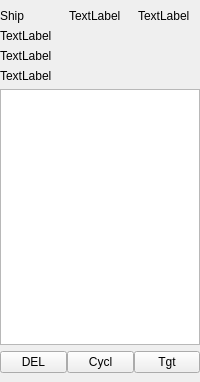
<?xml version="1.0" encoding="UTF-8"?>
<ui version="4.0">
 <class>StackedWidget</class>
 <widget class="QStackedWidget" name="StackedWidget">
  <property name="enabled">
   <bool>true</bool>
  </property>
  <property name="geometry">
   <rect>
    <x>0</x>
    <y>0</y>
    <width>200</width>
    <height>382</height>
   </rect>
  </property>
  <property name="sizePolicy">
   <sizepolicy hsizetype="Fixed" vsizetype="Preferred">
    <horstretch>0</horstretch>
    <verstretch>0</verstretch>
   </sizepolicy>
  </property>
  <property name="minimumSize">
   <size>
    <width>200</width>
    <height>0</height>
   </size>
  </property>
  <property name="maximumSize">
   <size>
    <width>200</width>
    <height>16777215</height>
   </size>
  </property>
  <property name="baseSize">
   <size>
    <width>200</width>
    <height>0</height>
   </size>
  </property>
  <property name="windowTitle">
   <string>StackedWidget</string>
  </property>
  <property name="currentIndex">
   <number>5</number>
  </property>
  <widget class="QWidget" name="pageReallyNothing"/>
  <widget class="QWidget" name="pageWater">
   <layout class="QVBoxLayout" name="verticalLayout_3">
    <property name="spacing">
     <number>0</number>
    </property>
    <property name="leftMargin">
     <number>0</number>
    </property>
    <property name="topMargin">
     <number>0</number>
    </property>
    <property name="rightMargin">
     <number>0</number>
    </property>
    <property name="bottomMargin">
     <number>0</number>
    </property>
    <item>
     <widget class="QLabel" name="label">
      <property name="text">
       <string>Water</string>
      </property>
     </widget>
    </item>
    <item>
     <spacer name="verticalSpacer">
      <property name="orientation">
       <enum>Qt::Vertical</enum>
      </property>
      <property name="sizeHint" stdset="0">
       <size>
        <width>20</width>
        <height>40</height>
       </size>
      </property>
     </spacer>
    </item>
   </layout>
  </widget>
  <widget class="QWidget" name="pageIsle">
   <layout class="QGridLayout" name="gridLayout">
    <property name="leftMargin">
     <number>0</number>
    </property>
    <property name="topMargin">
     <number>0</number>
    </property>
    <property name="rightMargin">
     <number>0</number>
    </property>
    <property name="bottomMargin">
     <number>0</number>
    </property>
    <property name="spacing">
     <number>0</number>
    </property>
    <item row="4" column="0">
     <spacer name="verticalSpacer_2">
      <property name="orientation">
       <enum>Qt::Vertical</enum>
      </property>
      <property name="sizeHint" stdset="0">
       <size>
        <width>20</width>
        <height>40</height>
       </size>
      </property>
     </spacer>
    </item>
    <item row="0" column="0">
     <widget class="QLabel" name="label_2">
      <property name="text">
       <string>Isle</string>
      </property>
     </widget>
    </item>
    <item row="0" column="2">
     <widget class="QLabel" name="labelIsleColor">
      <property name="text">
       <string>TextLabel</string>
      </property>
     </widget>
    </item>
    <item row="1" column="0">
     <widget class="QLabel" name="label_3">
      <property name="text">
       <string>ID</string>
      </property>
     </widget>
    </item>
    <item row="1" column="2">
     <widget class="QLabel" name="labelIsleId">
      <property name="text">
       <string>000</string>
      </property>
     </widget>
    </item>
    <item row="2" column="0" colspan="2">
     <widget class="QLabel" name="labelIslePopulation">
      <property name="text">
       <string>TextLabel</string>
      </property>
     </widget>
    </item>
    <item row="3" column="0" colspan="2">
     <widget class="QLabel" name="labelIsleTechnology">
      <property name="text">
       <string>TextLabel</string>
      </property>
     </widget>
    </item>
   </layout>
  </widget>
  <widget class="QWidget" name="pageHumanIsle">
   <layout class="QGridLayout" name="gridLayout_2">
    <property name="leftMargin">
     <number>0</number>
    </property>
    <property name="topMargin">
     <number>0</number>
    </property>
    <property name="rightMargin">
     <number>0</number>
    </property>
    <property name="bottomMargin">
     <number>0</number>
    </property>
    <property name="horizontalSpacing">
     <number>0</number>
    </property>
    <property name="verticalSpacing">
     <number>2</number>
    </property>
    <item row="5" column="0" colspan="3">
     <widget class="QWidget" name="widget" native="true">
      <property name="minimumSize">
       <size>
        <width>0</width>
        <height>30</height>
       </size>
      </property>
      <layout class="QVBoxLayout" name="verticalLayout">
       <property name="spacing">
        <number>0</number>
       </property>
       <property name="leftMargin">
        <number>0</number>
       </property>
       <property name="topMargin">
        <number>0</number>
       </property>
       <property name="rightMargin">
        <number>0</number>
       </property>
       <property name="bottomMargin">
        <number>0</number>
       </property>
       <item>
        <widget class="QTabWidget" name="tabWidget">
         <property name="currentIndex">
          <number>0</number>
         </property>
         <widget class="QWidget" name="pinfo">
          <attribute name="title">
           <string>Isle</string>
          </attribute>
          <layout class="QVBoxLayout" name="verticalLayout_2">
           <item>
            <widget class="QLabel" name="labelHumanIslePopulation">
             <property name="text">
              <string>TextLabel</string>
             </property>
            </widget>
           </item>
           <item>
            <widget class="QLabel" name="labelHumanIsleTechnology">
             <property name="text">
              <string>TextLabel</string>
             </property>
            </widget>
           </item>
           <item>
            <widget class="QWidget" name="widget_2" native="true">
             <layout class="QGridLayout" name="gridLayout_6">
              <property name="leftMargin">
               <number>0</number>
              </property>
              <property name="rightMargin">
               <number>0</number>
              </property>
              <property name="spacing">
               <number>2</number>
              </property>
              <item row="0" column="1">
               <widget class="QPushButton" name="pbSetDefaultTarget">
                <property name="text">
                 <string>Set Tgt</string>
                </property>
               </widget>
              </item>
              <item row="0" column="2">
               <widget class="QPushButton" name="pbClearDefaultTarget">
                <property name="text">
                 <string>Clear Tgt</string>
                </property>
               </widget>
              </item>
              <item row="0" column="0">
               <widget class="QLabel" name="label_9">
                <property name="text">
                 <string>Target:</string>
                </property>
               </widget>
              </item>
              <item row="1" column="0" colspan="3">
               <widget class="QLabel" name="labelHumanIsleDefaultTarget">
                <property name="text">
                 <string>TextLabel</string>
                </property>
               </widget>
              </item>
             </layout>
            </widget>
           </item>
           <item>
            <widget class="QWidget" name="widget_4" native="true">
             <layout class="QGridLayout" name="gridLayout_8">
              <property name="leftMargin">
               <number>0</number>
              </property>
              <property name="rightMargin">
               <number>0</number>
              </property>
              <property name="spacing">
               <number>2</number>
              </property>
              <item row="0" column="0">
               <widget class="QLabel" name="label_5">
                <property name="sizePolicy">
                 <sizepolicy hsizetype="Maximum" vsizetype="Preferred">
                  <horstretch>0</horstretch>
                  <verstretch>0</verstretch>
                 </sizepolicy>
                </property>
                <property name="text">
                 <string>Ship Type</string>
                </property>
               </widget>
              </item>
              <item row="0" column="1">
               <widget class="QComboBox" name="cbHumanIsleShiptype">
                <item>
                 <property name="text">
                  <string>Battleship</string>
                 </property>
                </item>
                <item>
                 <property name="text">
                  <string>Courier</string>
                 </property>
                </item>
                <item>
                 <property name="text">
                  <string>Colony Ship</string>
                 </property>
                </item>
                <item>
                 <property name="text">
                  <string>Fleet</string>
                 </property>
                </item>
               </widget>
              </item>
              <item row="1" column="0" colspan="2">
               <widget class="QLabel" name="labelHumanIsleBuildlevel">
                <property name="text">
                 <string>TextLabel</string>
                </property>
               </widget>
              </item>
             </layout>
            </widget>
           </item>
           <item>
            <spacer name="verticalSpacer_5">
             <property name="orientation">
              <enum>Qt::Vertical</enum>
             </property>
             <property name="sizeHint" stdset="0">
              <size>
               <width>20</width>
               <height>40</height>
              </size>
             </property>
            </spacer>
           </item>
          </layout>
         </widget>
         <widget class="QWidget" name="pship">
          <attribute name="title">
           <string>Ships</string>
          </attribute>
          <layout class="QGridLayout" name="gridLayout_5">
           <property name="leftMargin">
            <number>0</number>
           </property>
           <property name="topMargin">
            <number>0</number>
           </property>
           <property name="rightMargin">
            <number>0</number>
           </property>
           <property name="bottomMargin">
            <number>0</number>
           </property>
           <property name="spacing">
            <number>0</number>
           </property>
           <item row="1" column="1">
            <widget class="QPushButton" name="pbPatrol">
             <property name="text">
              <string>PAT</string>
             </property>
            </widget>
           </item>
           <item row="1" column="0">
            <widget class="QPushButton" name="pbDelete">
             <property name="text">
              <string>DEL</string>
             </property>
            </widget>
           </item>
           <item row="1" column="2">
            <widget class="QPushButton" name="pbTarget">
             <property name="text">
              <string>TGT</string>
             </property>
            </widget>
           </item>
           <item row="0" column="0" colspan="3">
            <widget class="QTableWidget" name="tableWidget">
             <property name="dragDropOverwriteMode">
              <bool>false</bool>
             </property>
             <property name="selectionMode">
              <enum>QAbstractItemView::SingleSelection</enum>
             </property>
             <property name="selectionBehavior">
              <enum>QAbstractItemView::SelectRows</enum>
             </property>
             <property name="showGrid">
              <bool>false</bool>
             </property>
             <property name="gridStyle">
              <enum>Qt::NoPen</enum>
             </property>
             <attribute name="horizontalHeaderVisible">
              <bool>false</bool>
             </attribute>
             <attribute name="verticalHeaderVisible">
              <bool>false</bool>
             </attribute>
            </widget>
           </item>
          </layout>
         </widget>
        </widget>
       </item>
      </layout>
     </widget>
    </item>
    <item row="0" column="2" colspan="2">
     <widget class="QLabel" name="labelHumanIsleColor">
      <property name="text">
       <string>TextLabel</string>
      </property>
     </widget>
    </item>
    <item row="0" column="0">
     <widget class="QLabel" name="label_6">
      <property name="text">
       <string>Isle</string>
      </property>
     </widget>
    </item>
    <item row="1" column="2">
     <widget class="QLabel" name="labelHumanIsleId">
      <property name="text">
       <string>000</string>
      </property>
     </widget>
    </item>
    <item row="1" column="0">
     <widget class="QLabel" name="label_8">
      <property name="text">
       <string>ID</string>
      </property>
     </widget>
    </item>
   </layout>
  </widget>
  <widget class="QWidget" name="pageShip">
   <property name="maximumSize">
    <size>
     <width>16777211</width>
     <height>16777215</height>
    </size>
   </property>
   <layout class="QGridLayout" name="gridLayout_3">
    <item row="2" column="1" colspan="2">
     <widget class="QLabel" name="labelShipTechnology">
      <property name="text">
       <string>TextLabel</string>
      </property>
     </widget>
    </item>
    <item row="0" column="1">
     <widget class="QLabel" name="label_4">
      <property name="text">
       <string>Ship</string>
      </property>
     </widget>
    </item>
    <item row="0" column="3">
     <widget class="QLabel" name="labelShipColor">
      <property name="text">
       <string>TextLabel</string>
      </property>
     </widget>
    </item>
    <item row="4" column="1">
     <spacer name="verticalSpacer_3">
      <property name="orientation">
       <enum>Qt::Vertical</enum>
      </property>
      <property name="sizeHint" stdset="0">
       <size>
        <width>20</width>
        <height>40</height>
       </size>
      </property>
     </spacer>
    </item>
    <item row="0" column="2">
     <widget class="QLabel" name="labelShipId">
      <property name="text">
       <string>TextLabel</string>
      </property>
     </widget>
    </item>
    <item row="1" column="1" colspan="2">
     <widget class="QLabel" name="labelShipDamage">
      <property name="text">
       <string>TextLabel</string>
      </property>
     </widget>
    </item>
    <item row="3" column="1" colspan="2">
     <widget class="QLabel" name="labelShiptype">
      <property name="text">
       <string>TextLabel</string>
      </property>
     </widget>
    </item>
   </layout>
  </widget>
  <widget class="QWidget" name="pageHumanShip">
   <layout class="QGridLayout" name="gridLayout_4">
    <property name="leftMargin">
     <number>0</number>
    </property>
    <property name="rightMargin">
     <number>0</number>
    </property>
    <item row="0" column="0">
     <widget class="QLabel" name="label_7">
      <property name="text">
       <string>Ship</string>
      </property>
     </widget>
    </item>
    <item row="0" column="2">
     <widget class="QLabel" name="labelHumanShipColor">
      <property name="text">
       <string>TextLabel</string>
      </property>
     </widget>
    </item>
    <item row="4" column="0" colspan="3">
     <widget class="QTableWidget" name="tableHTargets">
      <property name="showDropIndicator" stdset="0">
       <bool>false</bool>
      </property>
      <property name="dragDropOverwriteMode">
       <bool>false</bool>
      </property>
      <property name="alternatingRowColors">
       <bool>false</bool>
      </property>
      <property name="selectionMode">
       <enum>QAbstractItemView::SingleSelection</enum>
      </property>
      <property name="selectionBehavior">
       <enum>QAbstractItemView::SelectRows</enum>
      </property>
      <property name="showGrid">
       <bool>false</bool>
      </property>
      <property name="gridStyle">
       <enum>Qt::NoPen</enum>
      </property>
      <property name="columnCount">
       <number>0</number>
      </property>
      <attribute name="horizontalHeaderVisible">
       <bool>false</bool>
      </attribute>
      <attribute name="verticalHeaderVisible">
       <bool>false</bool>
      </attribute>
     </widget>
    </item>
    <item row="5" column="0" colspan="3">
     <widget class="QWidget" name="widget_3" native="true">
      <property name="minimumSize">
       <size>
        <width>0</width>
        <height>0</height>
       </size>
      </property>
      <property name="baseSize">
       <size>
        <width>0</width>
        <height>50</height>
       </size>
      </property>
      <layout class="QGridLayout" name="gridLayout_7">
       <property name="leftMargin">
        <number>0</number>
       </property>
       <property name="topMargin">
        <number>0</number>
       </property>
       <property name="rightMargin">
        <number>0</number>
       </property>
       <property name="bottomMargin">
        <number>0</number>
       </property>
       <property name="spacing">
        <number>0</number>
       </property>
       <item row="0" column="2">
        <widget class="QPushButton" name="pbHumanShipSetTarget">
         <property name="text">
          <string>Tgt</string>
         </property>
         <property name="autoRepeatDelay">
          <number>300</number>
         </property>
        </widget>
       </item>
       <item row="0" column="1">
        <widget class="QPushButton" name="pbHumanShipRepeatTargets">
         <property name="text">
          <string>Cycl</string>
         </property>
         <property name="checkable">
          <bool>true</bool>
         </property>
        </widget>
       </item>
       <item row="0" column="0">
        <widget class="QPushButton" name="pbHumanShipDelTarget">
         <property name="text">
          <string>DEL</string>
         </property>
        </widget>
       </item>
      </layout>
     </widget>
    </item>
    <item row="0" column="1">
     <widget class="QLabel" name="labelHumanShipId">
      <property name="text">
       <string>TextLabel</string>
      </property>
     </widget>
    </item>
    <item row="1" column="0" colspan="2">
     <widget class="QLabel" name="labelHumanShipDamage">
      <property name="text">
       <string>TextLabel</string>
      </property>
     </widget>
    </item>
    <item row="2" column="0" colspan="2">
     <widget class="QLabel" name="labelHumanShipTechnology">
      <property name="text">
       <string>TextLabel</string>
      </property>
     </widget>
    </item>
    <item row="3" column="0" colspan="2">
     <widget class="QLabel" name="labelHumanShipShiptype">
      <property name="text">
       <string>TextLabel</string>
      </property>
     </widget>
    </item>
   </layout>
  </widget>
 </widget>
 <resources/>
 <connections/>
</ui>
